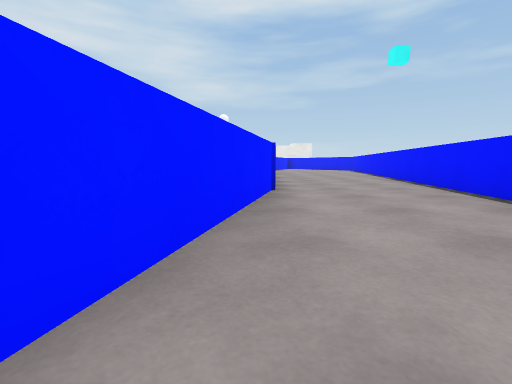
view 1 (above)

14 first-person views from a walk through a 3-D level made in the Unity game engine. The camera is 0.45 m above the floor, tilts 6° down and sees 85° across. The floor is counted in squares, 1 m on a side. Each view is taken from the middle of a square. On the plan, view 1 faces up. The plan holds only what a view shows up to about 9 squares ahead; the rest is blank. The place goes on beyond the plan. The player character is not drawn. Some surface patterns are stand-ins.

view 2
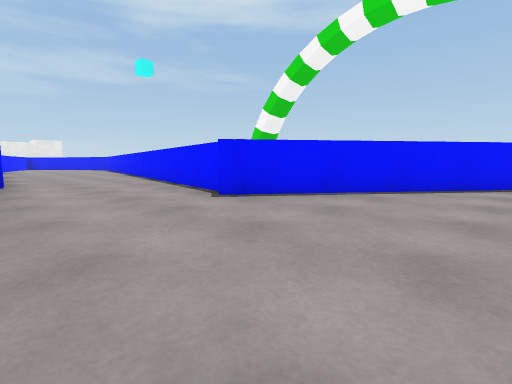

view 3
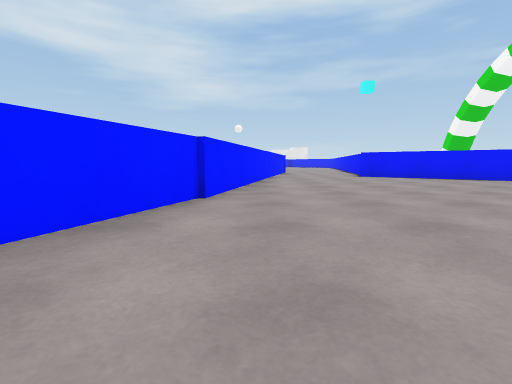

view 4
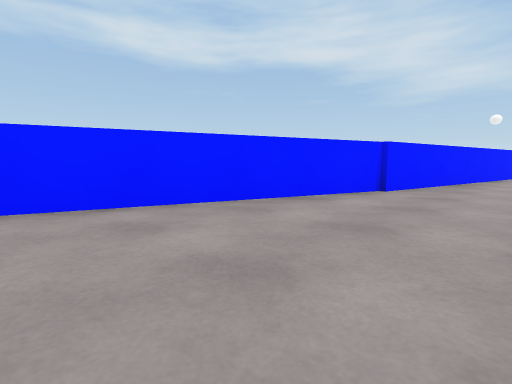

view 5
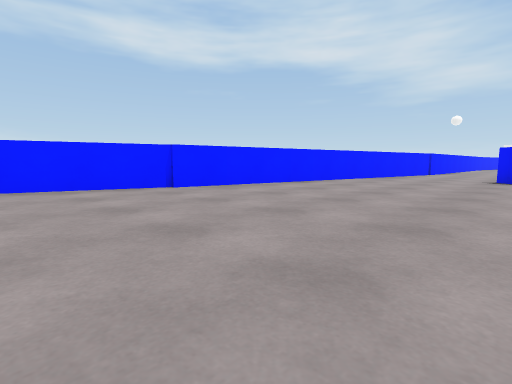

view 6
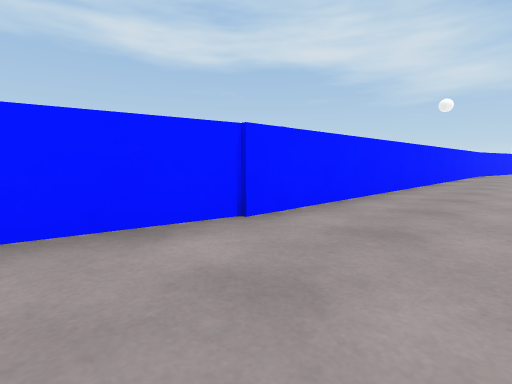

view 7
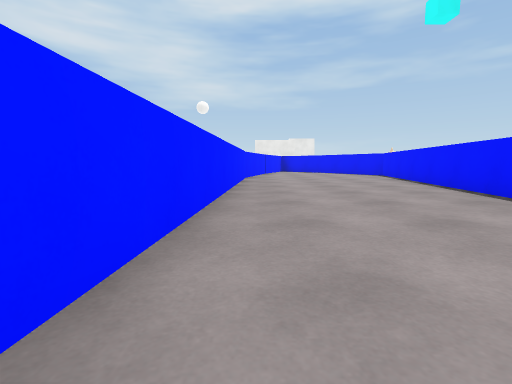

view 8
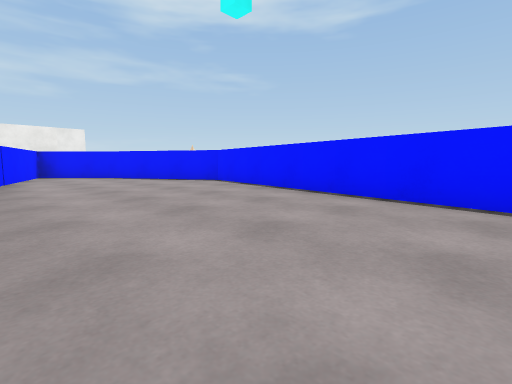

view 9
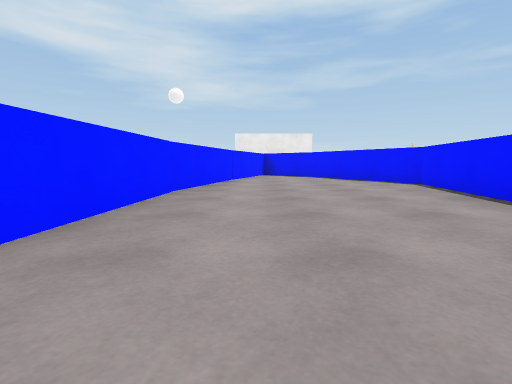

view 10
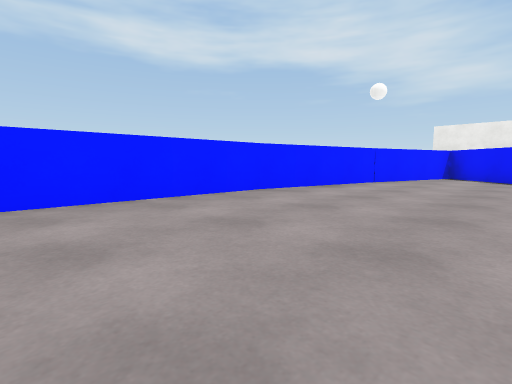

view 11
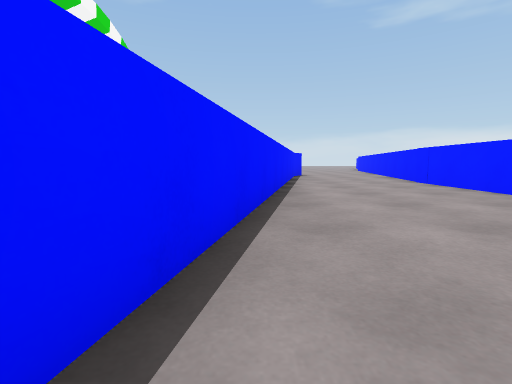

view 12
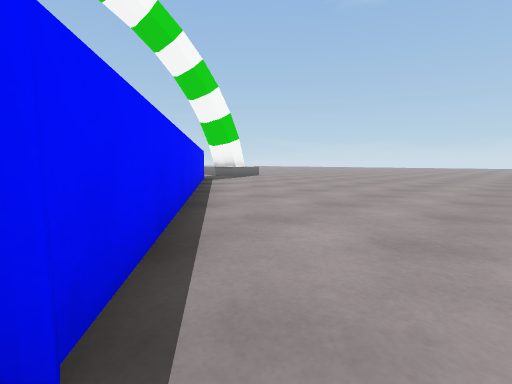

view 13
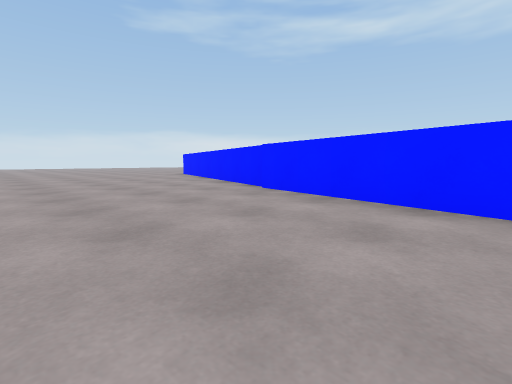

view 14
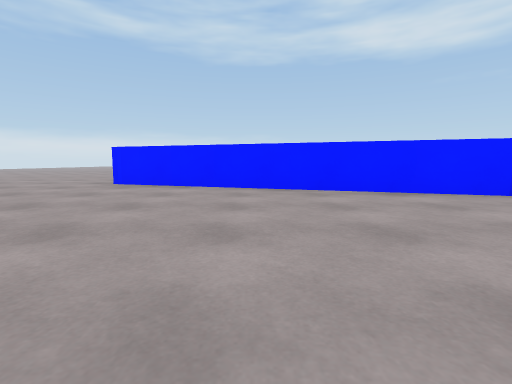

### Floor plan
Points are (right, up) in squares from view 1. A wall is a line through its corners. A room is listed if a view was taken in it or the views show most of it. See-through windows are left out.
Room 1 (views 1, 2, 3, 4, 5, 6, 12, 13, 14)
walls: (-1.7, -4.4) (-3.4, -9.6); (5.6, -1.2) (2.4, 1.2); (2.7, 1.4) (3.3, 4.3); (0.4, 5.2) (-1.6, -4.5); (0.3, 5.5) (0.3, 4.5)
ways out: opening at (1.5, 4.5) to room 2
Room 2 (views 7, 8, 9, 10, 11)
walls: (0.7, 14.3) (0.3, 5.5); (5.5, 15.9) (3.8, 18.9) (2.3, 20.3) (1.4, 17.4); (1.4, 17.5) (0.7, 14.2); (3.3, 4.3) (5.3, 14.9)
ways out: opening at (1.5, 4.5) to room 1

Where each view was taken, in squares from view 1:
view 1: 0 up, 0 right, facing up
view 2: 2 down, 0 right, facing up-right
view 3: 8 down, 1 left, facing up
view 4: 9 down, 0 right, facing up-left
view 5: 7 down, 3 right, facing up-left
view 6: 3 up, 2 right, facing up-left
view 7: 6 up, 1 right, facing up
view 8: 10 up, 1 right, facing up-right
view 9: 10 up, 2 right, facing up
view 10: 11 up, 4 right, facing up-left
view 11: 11 up, 4 right, facing down
view 12: 1 up, 2 right, facing down-right
view 13: 1 down, 2 right, facing down-left
view 14: 8 down, 2 right, facing left
